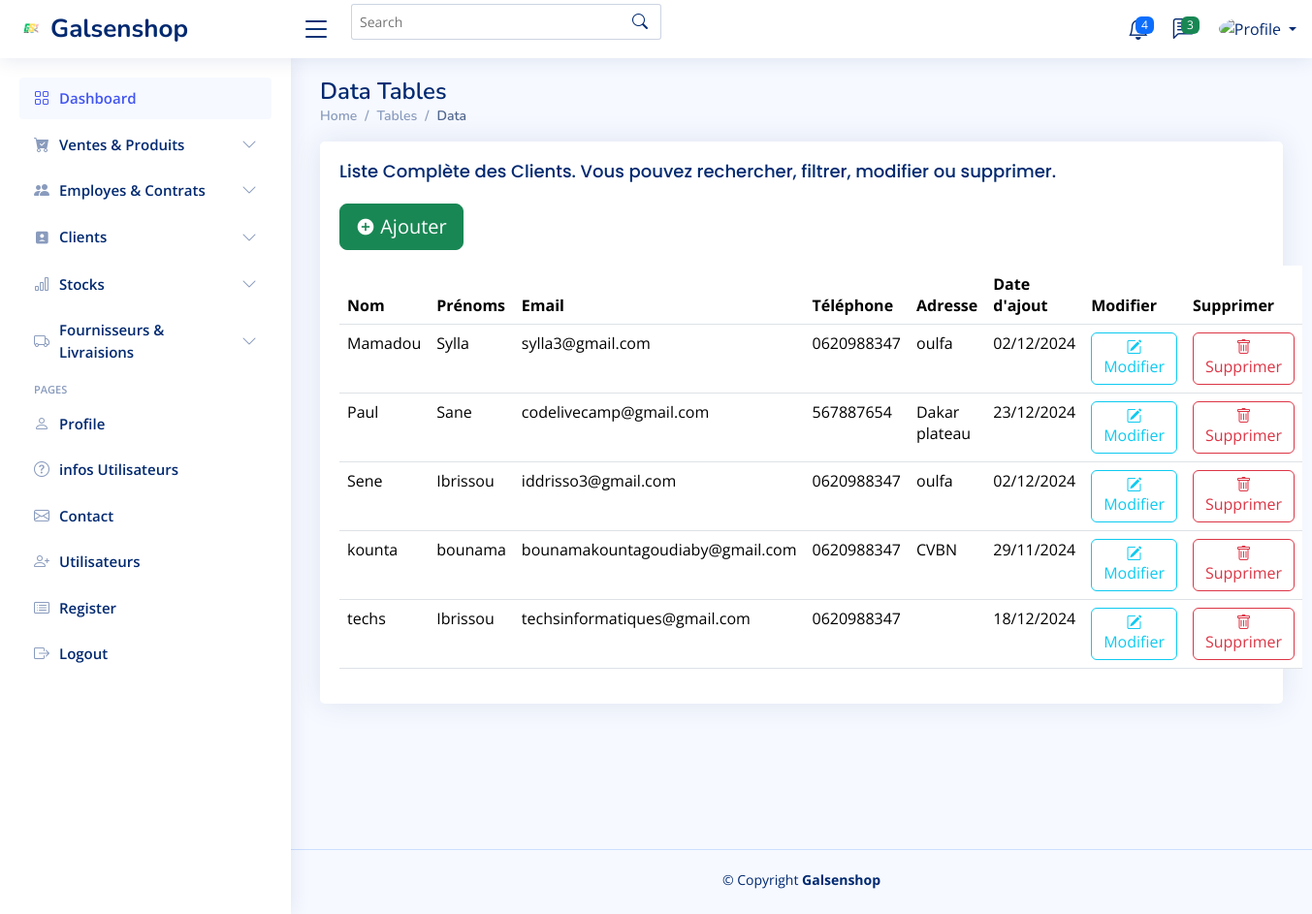
Before: /clients/ with the older database file.
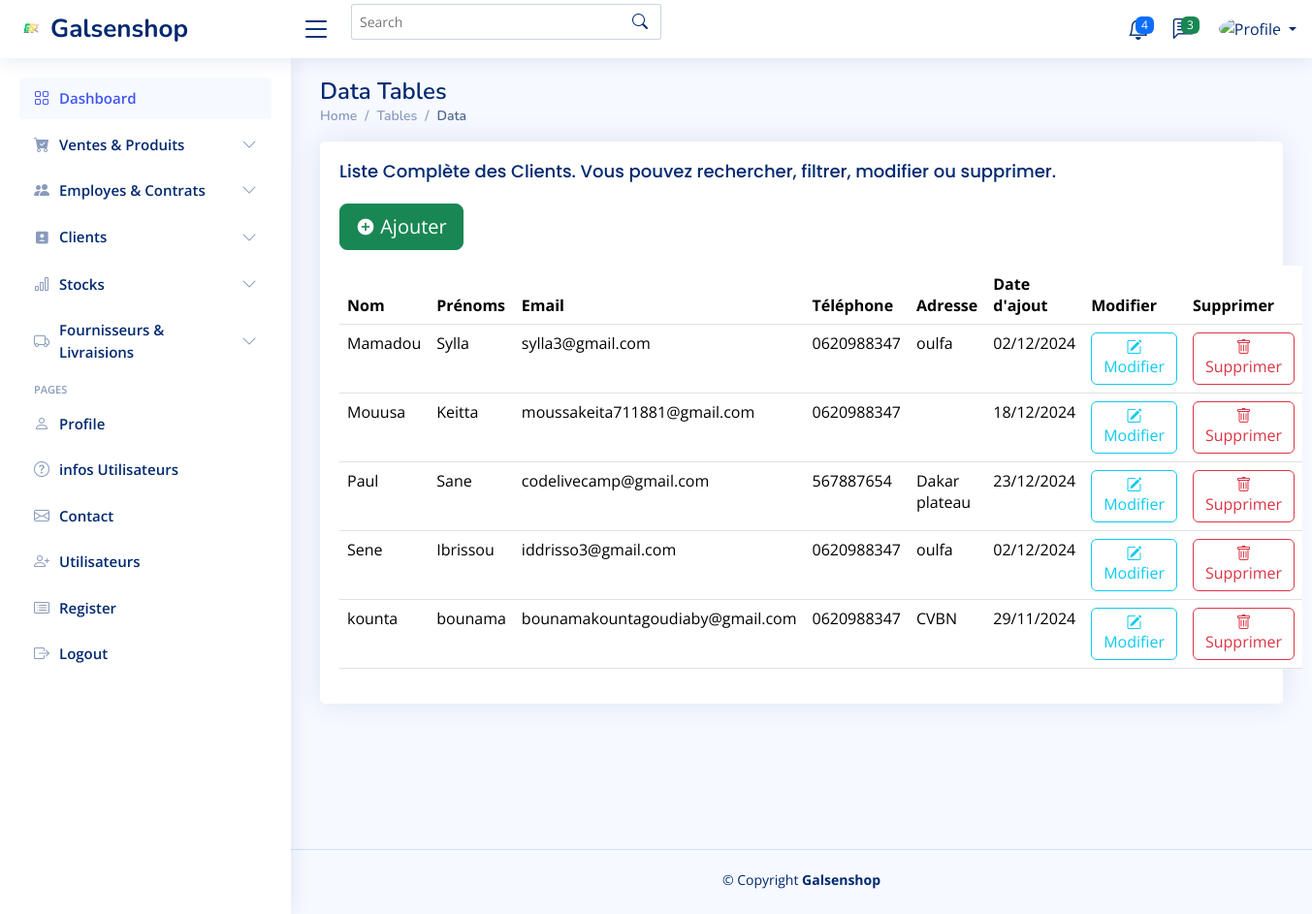
After: the same page with the newer database file.
### application/models.py (models this page shows, shortened)
class Client(models.Model):
    nom = models.CharField(max_length=100, verbose_name="Nom")
    prenom = models.CharField(max_length=100, verbose_name="Prénom")
    email = models.EmailField(unique=True, verbose_name="Email")
    telephone = models.CharField(max_length=15, verbose_name="Téléphone")
    adresse = models.TextField(verbose_name="Adresse", blank=True, null=True)
    ville = models.CharField(
        max_length=50, verbose_name="Ville", blank=True, null=True)
    pays = models.CharField(
        max_length=50, verbose_name="Pays", blank=True, null=True)
    code_postal = models.CharField(
        max_length=10, verbose_name="Code Postal", blank=True, null=True)
    date_creation = models.DateTimeField(
        auto_now_add=True, verbose_name="Date de Création")
    class Meta:
        verbose_name = "Client"
        verbose_name_plural = "Clients"
        ordering = ['nom']

### application/views.py (the view)
# urls.py: path('clients/', views.liste_clients, name='liste_clients'),
def liste_clients(request):
    clients = Client.objects.all()
    return render(request, 'clients/liste_clients.html', {'clients': clients})

### templates/clients/liste_clients.html (shortened to what this page needs)
{% extends "base.html" %} {% load static %} {% block content %}
<main id="main" class="main">
  <div class="pagetitle">
    <h1>Data Tables</h1>
    <nav>
      <ol class="breadcrumb">
        <li class="breadcrumb-item"><a href="{% url 'home' %}">Home</a></li>
        <li class="breadcrumb-item">Tables</li>
        <li class="breadcrumb-item active">Data</li>
      </ol>
    </nav>
  </div>
  <section class="section">
    <div class="row">
      <div class="col-lg-12">
        <div class="card">
          <div class="card-body">
            <h5 class="card-title">
              Liste Complète des Clients. Vous pouvez rechercher, filtrer,
              modifier ou supprimer.
            </h5>
            <p>
              <button
                type="button"
                class="btn btn-success btn-lg"
                onclick="window.location.href='{% url 'ajouter_client' %}'"
              >
                <i class="ri-add-circle-fill"></i> Ajouter
              </button>
            </p>
            <table class="table datatable">
              <thead>
                <tr>
                  <th>Nom</th>
                  <th>Prénoms</th>
                  <th>Email</th>
                  <th>Téléphone</th>
                  <th>Adresse</th>
                  <th data-type="date" data-format="YYYY/MM/DD">
                    Date d'ajout
                  </th>
                  <th>Modifier</th>
                  <th>Supprimer</th>
                </tr>
              </thead>
              <tbody>
                {% for client in clients %}
                <tr>
                  <td>{{ client.nom }}</td>
                  <td>{{ client.prenom }}</td>
                  <td>{{ client.email }}</td>
                  <td>{{ client.telephone }}</td>
                  <td>{{ client.adresse }}</td>
                  <td>{{ client.date_creation|date:"d/m/Y" }}</td>
                  <td>
                    <a
                      class="btn btn-outline-info"
                      href="{% url 'modifier_client' client.id %}"
                    >
                      <i class="bi bi-pencil-square"></i> Modifier
                    </a>
                  </td>
                  <td>
                    <a
                      href="#"
                      class="btn btn-outline-danger"
                      data-bs-toggle="modal"
                      data-bs-target="#deleteModal{{ client.id }}"
                    >
                      <i class="bi bi-trash"></i> Supprimer
                    </a>
                  </td>
                </tr>
                {% endfor %}
              </tbody>
            </table>
          </div>
        </div>
      </div>
    </div>
  </section>
</main>
{% endblock content %}

Changed rows visible on the page:
changed Client: nom "techs" → "Mouusa"; prenom "Ibrissou" → "Keitta"; email "techsinformatiques@gmail.com" → "moussakeita711881@gmail.com"; moves up the list
